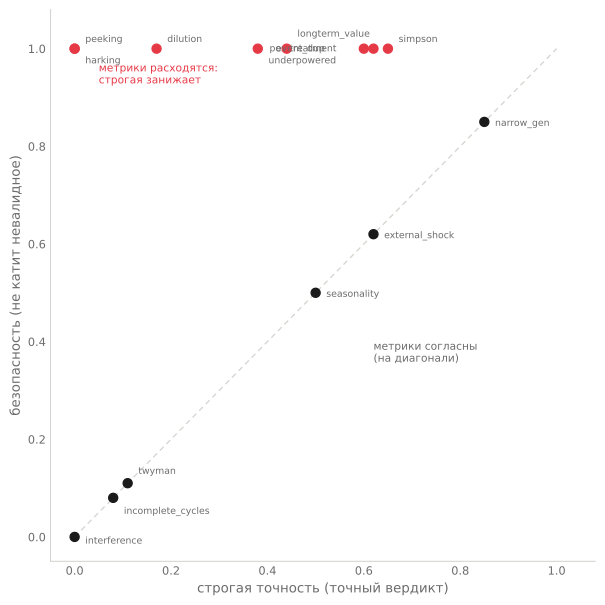

The script that saved this image:
#!/usr/bin/env python3
"""fig_two_metrics.svg — strict vs anti-ship scatter, Haiku.
Points on diagonal = metrics agree; points far above = strict misleads.
davydov.my palette."""
import matplotlib
matplotlib.use("svg")
import matplotlib.pyplot as plt
from matplotlib import rcParams

INK="#1a1a1a"; MUTED="#6b6b6b"; AXIS="#d4d4d0"; ACCENT="#e63946"
rcParams["font.family"]="DejaVu Sans"; rcParams["svg.fonttype"]="none"

# Haiku: (trap, strict, anti) — the model where the gap is dramatic
data = [
    ("interference", 0.00, 0.00),
    ("incomplete_cycles", 0.08, 0.08),
    ("twyman", 0.11, 0.11),
    ("seasonality", 0.50, 0.50),
    ("external_shock", 0.62, 0.62),
    ("simpson", 0.65, 1.00),
    ("posttreatment", 0.62, 1.00),
    ("peeking", 0.00, 1.00),
    ("dilution", 0.17, 1.00),
    ("longterm_value", 0.44, 1.00),
    ("underpowered", 0.38, 1.00),
    ("harking", 0.00, 1.00),
    ("narrow_gen", 0.85, 0.85),
    ("event_dup", 0.60, 1.00),
]

fig, ax = plt.subplots(figsize=(6.4, 6.4))
# diagonal
ax.plot([0,1],[0,1], color=AXIS, lw=1, ls=(0,(4,3)), zorder=1)
offsets = {
    "peeking": (8,5), "harking": (8,-11), "dilution": (8,5),
    "underpowered": (8,-11), "longterm_value": (8,9), "posttreatment": (-78,-2),
    "simpson": (8,5), "event_dup": (-66,-2),
    "interference": (8,-5), "incomplete_cycles": (8,-12), "twyman": (8,7),
    "seasonality": (8,-3), "external_shock": (8,-3), "narrow_gen": (8,-3),
}
for trap,s,a in data:
    gap = a - s
    col = ACCENT if gap > 0.3 else INK
    ax.scatter(s, a, s=46, color=col, zorder=3)
    dx,dy = offsets.get(trap,(6,-3))
    ax.annotate(trap, (s,a), fontsize=7, color=MUTED,
                xytext=(dx,dy), textcoords="offset points")

ax.set_xlim(-0.05,1.08); ax.set_ylim(-0.05,1.08)
ax.set_xlabel("строгая точность (точный вердикт)", fontsize=10, color=MUTED)
ax.set_ylabel("безопасность (не катит невалидное)", fontsize=10, color=MUTED)
for s in ["top","right"]: ax.spines[s].set_visible(False)
for s in ["left","bottom"]:
    ax.spines[s].set_color(AXIS); ax.spines[s].set_linewidth(0.8)
ax.tick_params(colors=MUTED, labelsize=8.5, length=0)
# annotation zones
ax.text(0.05, 0.97, "метрики расходятся:\nстрогая занижает", fontsize=8,
        color=ACCENT, va="top")
ax.text(0.62, 0.40, "метрики согласны\n(на диагонали)", fontsize=8,
        color=MUTED, va="top")
plt.tight_layout()
plt.savefig("fig_two_metrics.svg", format="svg", bbox_inches="tight", transparent=True)
print("wrote fig_two_metrics.svg")
